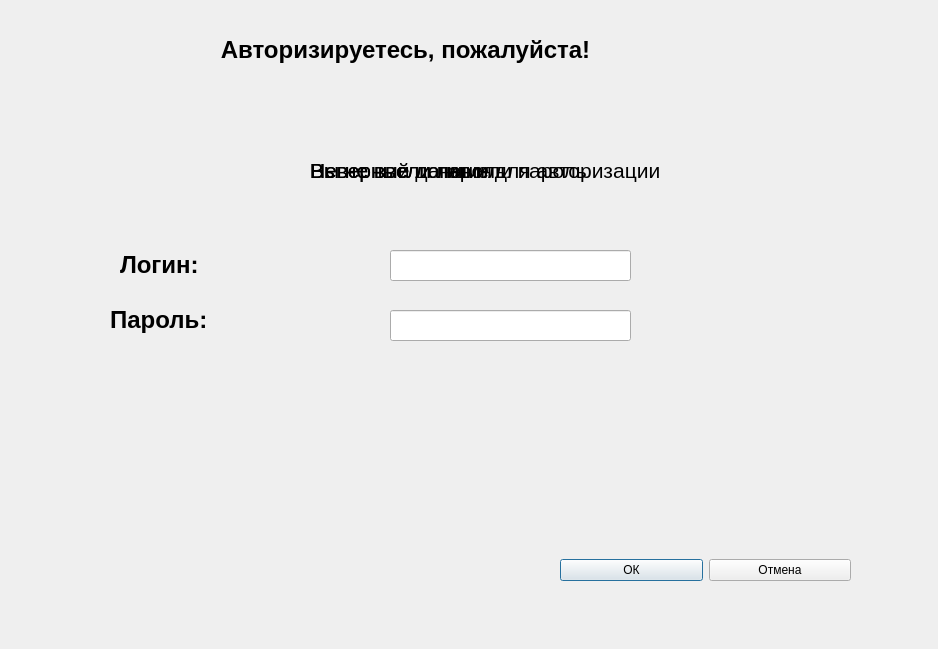
<?xml version="1.0" encoding="UTF-8"?>
<ui version="4.0">
 <class>Dialog_login</class>
 <widget class="QDialog" name="Dialog_login">
  <property name="enabled">
   <bool>true</bool>
  </property>
  <property name="geometry">
   <rect>
    <x>0</x>
    <y>0</y>
    <width>938</width>
    <height>649</height>
   </rect>
  </property>
  <property name="windowTitle">
   <string>Dialog</string>
  </property>
  <widget class="QLabel" name="label">
   <property name="geometry">
    <rect>
     <x>120</x>
     <y>240</y>
     <width>221</width>
     <height>51</height>
    </rect>
   </property>
   <property name="text">
    <string>&lt;html&gt;&lt;head/&gt;&lt;body&gt;&lt;p&gt;&lt;span style=&quot; font-size:18pt; font-weight:600;&quot;&gt;Логин:&lt;/span&gt;&lt;/p&gt;&lt;/body&gt;&lt;/html&gt;</string>
   </property>
  </widget>
  <widget class="QLabel" name="label_2">
   <property name="geometry">
    <rect>
     <x>110</x>
     <y>290</y>
     <width>241</width>
     <height>61</height>
    </rect>
   </property>
   <property name="text">
    <string>&lt;html&gt;&lt;head/&gt;&lt;body&gt;&lt;p&gt;&lt;span style=&quot; font-size:18pt; font-weight:600;&quot;&gt;Пароль:&lt;/span&gt;&lt;/p&gt;&lt;/body&gt;&lt;/html&gt;</string>
   </property>
  </widget>
  <widget class="QLabel" name="label_3">
   <property name="geometry">
    <rect>
     <x>0</x>
     <y>-10</y>
     <width>811</width>
     <height>121</height>
    </rect>
   </property>
   <property name="text">
    <string>&lt;html&gt;&lt;head/&gt;&lt;body&gt;&lt;p align=&quot;center&quot;&gt;&lt;span style=&quot; font-size:18pt; font-weight:600;&quot;&gt;Авторизируетесь, пожалуйста!&lt;/span&gt;&lt;/p&gt;&lt;/body&gt;&lt;/html&gt;</string>
   </property>
  </widget>
  <widget class="QLineEdit" name="lineEdit_Password">
   <property name="geometry">
    <rect>
     <x>390</x>
     <y>250</y>
     <width>241</width>
     <height>31</height>
    </rect>
   </property>
  </widget>
  <widget class="QLineEdit" name="lineEdit_Login">
   <property name="geometry">
    <rect>
     <x>390</x>
     <y>310</y>
     <width>241</width>
     <height>31</height>
    </rect>
   </property>
   <property name="echoMode">
    <enum>QLineEdit::Password</enum>
   </property>
  </widget>
  <widget class="QLabel" name="label_err">
   <property name="enabled">
    <bool>true</bool>
   </property>
   <property name="geometry">
    <rect>
     <x>310</x>
     <y>140</y>
     <width>641</width>
     <height>61</height>
    </rect>
   </property>
   <property name="text">
    <string>&lt;html&gt;&lt;head/&gt;&lt;body&gt;&lt;p&gt;&lt;span style=&quot; font-size:16pt;&quot;&gt;Неверный логин или пароль&lt;/span&gt;&lt;/p&gt;&lt;/body&gt;&lt;/html&gt;</string>
   </property>
  </widget>
  <widget class="QWidget" name="horizontalLayoutWidget">
   <property name="geometry">
    <rect>
     <x>560</x>
     <y>530</y>
     <width>291</width>
     <height>81</height>
    </rect>
   </property>
   <layout class="QHBoxLayout" name="horizontalLayout">
    <item>
     <widget class="QPushButton" name="Ok">
      <property name="mouseTracking">
       <bool>true</bool>
      </property>
      <property name="text">
       <string>ОК</string>
      </property>
     </widget>
    </item>
    <item>
     <widget class="QPushButton" name="Cancel">
      <property name="mouseTracking">
       <bool>true</bool>
      </property>
      <property name="text">
       <string>Отмена</string>
      </property>
     </widget>
    </item>
   </layout>
  </widget>
  <widget class="QLabel" name="label_err_2">
   <property name="enabled">
    <bool>true</bool>
   </property>
   <property name="geometry">
    <rect>
     <x>310</x>
     <y>140</y>
     <width>611</width>
     <height>61</height>
    </rect>
   </property>
   <property name="text">
    <string>&lt;html&gt;&lt;head/&gt;&lt;body&gt;&lt;p&gt;&lt;span style=&quot; font-size:16pt;&quot;&gt;Неверные данные для авторизации&lt;/span&gt;&lt;/p&gt;&lt;/body&gt;&lt;/html&gt;</string>
   </property>
  </widget>
  <widget class="QLabel" name="label_err_3">
   <property name="enabled">
    <bool>true</bool>
   </property>
   <property name="geometry">
    <rect>
     <x>310</x>
     <y>140</y>
     <width>481</width>
     <height>61</height>
    </rect>
   </property>
   <property name="text">
    <string>&lt;html&gt;&lt;head/&gt;&lt;body&gt;&lt;p&gt;&lt;span style=&quot; font-size:16pt;&quot;&gt;Вы не ввели пароль&lt;/span&gt;&lt;/p&gt;&lt;/body&gt;&lt;/html&gt;</string>
   </property>
  </widget>
  <widget class="QLabel" name="label_err_4">
   <property name="enabled">
    <bool>true</bool>
   </property>
   <property name="geometry">
    <rect>
     <x>310</x>
     <y>140</y>
     <width>541</width>
     <height>61</height>
    </rect>
   </property>
   <property name="text">
    <string>&lt;html&gt;&lt;head/&gt;&lt;body&gt;&lt;p&gt;&lt;span style=&quot; font-size:16pt;&quot;&gt;Вы не ввели логин&lt;/span&gt;&lt;/p&gt;&lt;/body&gt;&lt;/html&gt;</string>
   </property>
  </widget>
  <widget class="QLabel" name="label_photo">
   <property name="geometry">
    <rect>
     <x>0</x>
     <y>0</y>
     <width>941</width>
     <height>661</height>
    </rect>
   </property>
   <property name="text">
    <string/>
   </property>
  </widget>
  <zorder>label_photo</zorder>
  <zorder>label</zorder>
  <zorder>label_2</zorder>
  <zorder>label_3</zorder>
  <zorder>lineEdit_Password</zorder>
  <zorder>lineEdit_Login</zorder>
  <zorder>label_err</zorder>
  <zorder>horizontalLayoutWidget</zorder>
  <zorder>label_err_2</zorder>
  <zorder>label_err_3</zorder>
  <zorder>label_err_4</zorder>
 </widget>
 <resources/>
 <connections/>
</ui>
